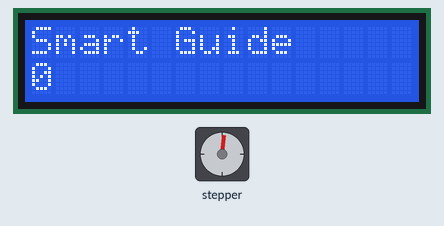
Recording of a sketch running on a simulated Arduino Uno, built with avr-gcc and run on an emulated ATmega328P. On the bench: 16×2 character LCD, stepper motor. Stepper angles assume 200 steps per turn; what the sketch prints to the serial monitor is not drawn.

Above: at 0.21 s.
At 9.56 s:
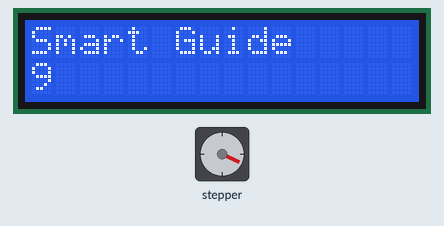
At 18.91 s:
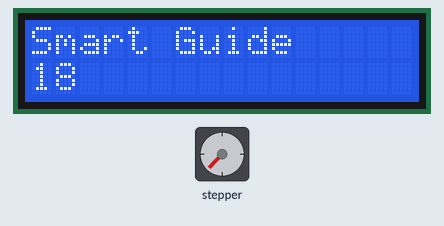
At 38.52 s:
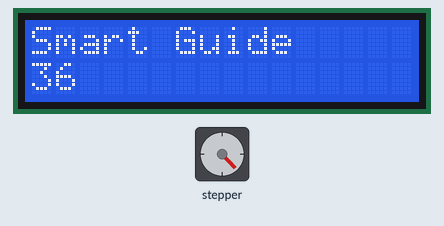
Timing chart, 0 to 40.0 s (numbered marks = the images above):
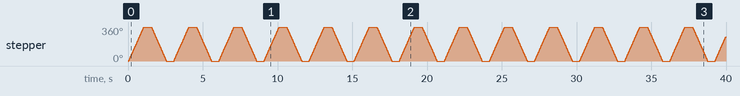

The sketch:

Stepper_and_Motor.ino
```cpp
/*
 Stepper Motor Control - one revolution

 This program drives a unipolar or bipolar stepper motor.
 The motor is attached to digital pins 8 - 11 of the Arduino.

 The motor should revolve one revolution in one direction, then
 one revolution in the other direction.


 Created 11 Mar. 2007
 Modified 30 Nov. 2009
 by Tom Igoe

 */

#include <Stepper.h>
#include <LiquidCrystal.h>
LiquidCrystal lcd(12, 11, 5, 4, 3, 2);
const int stepsPerRevolution = 200;  // change this to fit the number of steps per revolution
// for your motor

// initialize the stepper library on pins 8 through 11:
Stepper myStepper(stepsPerRevolution, 9, 8, 7, 6);

void setup() {
  lcd.begin(16,2);
  lcd.print("Smart Guide");
  // set the speed at 60 rpm:
  myStepper.setSpeed(60);
  // initialize the serial port:
  Serial.begin(9600);
}

void loop() {
  lcd.setCursor(0,1);
  lcd.print(millis() / 1000);
  // step one revolution  in one direction:
  Serial.println("clockwise");
  myStepper.step(stepsPerRevolution);
  delay(500);

  // step one revolution in the other direction:
  Serial.println("counterclockwise");
  myStepper.step(-stepsPerRevolution);
  delay(500);
}
```

Measured:
- by itself, stepper: turns 360° clockwise in 0.99 s, then 360° counter-clockwise in 0.99 s, repeating every 3.0 s
